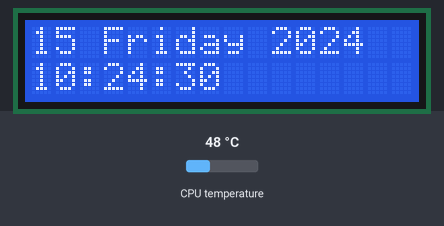
The program below on a simulated Raspberry Pi (BCM pin numbers). Parts: 16×2 character LCD. Inputs (shaded band) come from the test bench; at power-on: CPU temperature 48 °C. The clock reads 2024-03-15 10:24:30 at power-on unless the program sets it.

Above: at 1.2 s.
1.3 s: CPU temperature set to 31 °C
At 6.6 s:
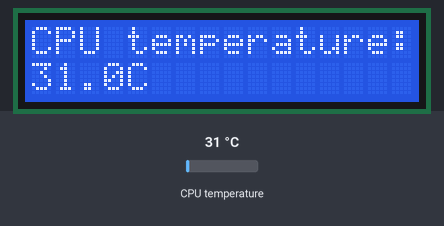
14.3 s: CPU temperature set to 44 °C
At 20.46 s:
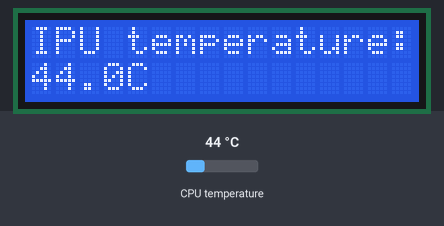
27.3 s: CPU temperature set to 58 °C
At 30.4 s:
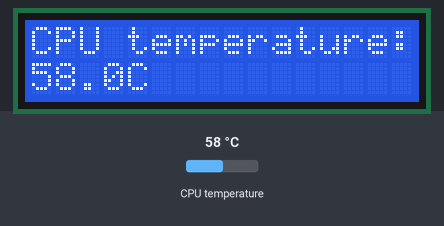
Timing chart, 0 to 31.9 s (numbered marks = the images above; inputs shaded):
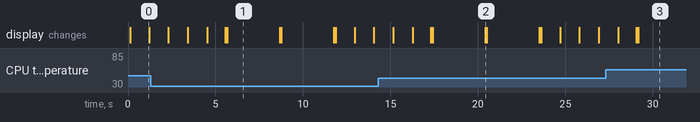

Measured:
- what the display in image 0 shows lasts 1.1 s, from 0.1 s to 1.2 s
- what the display in image 1 shows lasts 3.0 s, from 5.7 s to 8.7 s

The program:

raspberrypi-lcd.py
```python
# (licence header left out)
# The wiring for the LCD is as follows:
# 1 : GND
# 2 : 5V
# 3 : Contrast (0-5V)*
# 4 : RS (Register Select)
# 5 : R/W (Read Write)       - GROUND THIS PIN
# 6 : Enable or Strobe
# 7 : Data Bit 0             - NOT USED
# 8 : Data Bit 1             - NOT USED
# 9 : Data Bit 2             - NOT USED
# 10: Data Bit 3             - NOT USED
# 11: Data Bit 4
# 12: Data Bit 5
# 13: Data Bit 6
# 14: Data Bit 7
# 15: LCD Backlight +5V**
# 16: LCD Backlight GND

#import
import RPi.GPIO as GPIO
import os
import socket
import fcntl
import struct
import time
from time import gmtime, strftime

def getCPUtemperature():
  res = os.popen("vcgencmd measure_temp").readline()
  return(res.replace("temp=","").replace("'C\n",""))

def printDateTime():
  textDate = strftime("%d %A %Y", gmtime())
  textTime = strftime("%H:%M:%S", gmtime())
  lcd_string(textDate,LCD_LINE_1)
  lcd_string(textTime,LCD_LINE_2)
  return

def getInterfaceAddress(ifname):
  try:
    s = socket.socket(socket.AF_INET, socket.SOCK_DGRAM)
    return socket.inet_ntoa(fcntl.ioctl(
      s.fileno(),
      0x8915,  # SIOCGIFADDR
      struct.pack('256s', ifname[:15])
    )[20:24])
  except:
    return ''

def getIP():
  ipWlan = getInterfaceAddress('wlan0')
  if ipWlan:
    return ipWlan
  ipEth = getInterfaceAddress('eth0')
  if ipEth:
    return ipEth

# Define GPIO to LCD mapping
LCD_RS = 7
LCD_E  = 8
LCD_D4 = 25
LCD_D5 = 24
LCD_D6 = 23
LCD_D7 = 18


# Define some device constants
LCD_WIDTH = 16    # Maximum characters per line
LCD_CHR = True
LCD_CMD = False

LCD_LINE_1 = 0x80 # LCD RAM address for the 1st line
LCD_LINE_2 = 0xC0 # LCD RAM address for the 2nd line

# Timing constants
E_PULSE = 0.0005
E_DELAY = 0.0005

def main():
  # Main program block

  GPIO.setwarnings(False)
  GPIO.setmode(GPIO.BCM)       # Use BCM GPIO numbers
  GPIO.setup(LCD_E, GPIO.OUT)  # E
  GPIO.setup(LCD_RS, GPIO.OUT) # RS
  GPIO.setup(LCD_D4, GPIO.OUT) # DB4
  GPIO.setup(LCD_D5, GPIO.OUT) # DB5
  GPIO.setup(LCD_D6, GPIO.OUT) # DB6
  GPIO.setup(LCD_D7, GPIO.OUT) # DB7


  # Initialise display
  lcd_init()

  while True:

    # Display date and time
    index = 0
    while index < 5:
      printDateTime()
      time.sleep(1)
      index += 1

    # Display CPU temperature
    lcd_string("CPU temperature:",LCD_LINE_1)
    textCPU = getCPUtemperature()+"C"
    lcd_string(textCPU,LCD_LINE_2)

    time.sleep(3)

    # Display local IP
    lcd_string("IP:",LCD_LINE_1)
    textIP = getIP()
    lcd_string(textIP,LCD_LINE_2)

    time.sleep(3)

def lcd_init():
  # Initialise display
  lcd_byte(0x33,LCD_CMD) # 110011 Initialise
  lcd_byte(0x32,LCD_CMD) # 110010 Initialise
  lcd_byte(0x06,LCD_CMD) # 000110 Cursor move direction
  lcd_byte(0x0C,LCD_CMD) # 001100 Display On,Cursor Off, Blink Off
  lcd_byte(0x28,LCD_CMD) # 101000 Data length, number of lines, font size
  lcd_byte(0x01,LCD_CMD) # 000001 Clear display
  time.sleep(E_DELAY)

def lcd_byte(bits, mode):
  # Send byte to data pins
  # bits = data
  # mode = True  for character
  #        False for command

  GPIO.output(LCD_RS, mode) # RS

  # High bits
  GPIO.output(LCD_D4, False)
  GPIO.output(LCD_D5, False)
  GPIO.output(LCD_D6, False)
  GPIO.output(LCD_D7, False)
  if bits&0x10==0x10:
    GPIO.output(LCD_D4, True)
  if bits&0x20==0x20:
    GPIO.output(LCD_D5, True)
  if bits&0x40==0x40:
    GPIO.output(LCD_D6, True)
  if bits&0x80==0x80:
    GPIO.output(LCD_D7, True)

  # Toggle 'Enable' pin
  lcd_toggle_enable()

  # Low bits
  GPIO.output(LCD_D4, False)
  GPIO.output(LCD_D5, False)
  GPIO.output(LCD_D6, False)
  GPIO.output(LCD_D7, False)
  if bits&0x01==0x01:
    GPIO.output(LCD_D4, True)
  if bits&0x02==0x02:
    GPIO.output(LCD_D5, True)
  if bits&0x04==0x04:
    GPIO.output(LCD_D6, True)
  if bits&0x08==0x08:
    GPIO.output(LCD_D7, True)

  # Toggle 'Enable' pin
  lcd_toggle_enable()

def lcd_toggle_enable():
  # Toggle enable
  time.sleep(E_DELAY)
  GPIO.output(LCD_E, True)
  time.sleep(E_PULSE)
  GPIO.output(LCD_E, False)
  time.sleep(E_DELAY)

def lcd_string(message,line):
  # Cast to string
  message = str(message)
  # Send string to display
  message = message.ljust(LCD_WIDTH," ")

  lcd_byte(line, LCD_CMD)

  for i in range(LCD_WIDTH):
    lcd_byte(ord(message[i]),LCD_CHR)

if __name__ == '__main__':

  try:
    main()
  except KeyboardInterrupt:
    pass
  finally:
    lcd_byte(0x01, LCD_CMD)
    lcd_string("Goodbye!",LCD_LINE_1)
    GPIO.cleanup()
```
